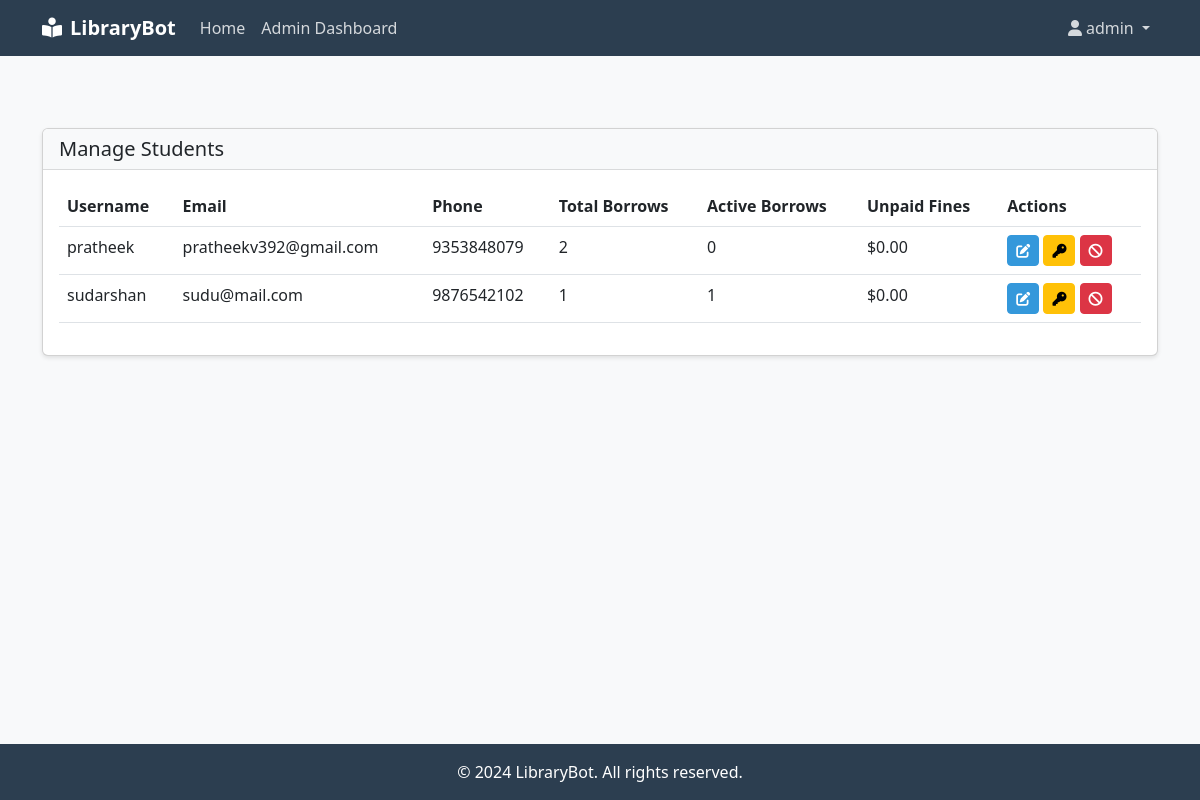
The app's page /admin/manage_students (signed in) with its own data.
### tables this page shows
CREATE TABLE users (
        id INTEGER PRIMARY KEY AUTOINCREMENT,
        username TEXT UNIQUE NOT NULL,
        password TEXT NOT NULL,
        email TEXT UNIQUE,
        phone TEXT,
        address TEXT,
        profile_pic TEXT,
        role TEXT NOT NULL,
        created_at TIMESTAMP DEFAULT CURRENT_TIMESTAMP
    );

### server.py (the view, shortened to what this page needs)
@app.route('/admin/manage_students', methods=['GET', 'POST'])
def manage_students():
    if not session.get('logged_in') or session.get('role') != 'admin':
        flash('Please login as admin to manage students.', 'warning')
        return redirect(url_for('admin_login'))
    conn = get_db_connection()
    students = conn.execute('''
        SELECT u.*,
               COUNT(DISTINCT bl.id) as total_borrows,
               COUNT(DISTINCT CASE WHEN bl.returned = 0 THEN bl.id END) as active_borrows,
               SUM(CASE WHEN f.paid = 0 THEN f.amount ELSE 0 END) as unpaid_fines
        FROM users u
        LEFT JOIN borrow_log bl ON u.id = bl.user_id
        LEFT JOIN fines f ON u.id = f.user_id
        WHERE u.role = 'student'
        GROUP BY u.id
        ORDER BY u.username
    ''').fetchall()
    conn.close()
    return render_template('manage_students.html', students=students)

### server.py (called while the page is built)
def get_db_connection():
    conn = sqlite3.connect('books.db')
    conn.row_factory = sqlite3.Row
    return conn

### templates/manage_students.html (shortened to what this page needs)
{% extends "base.html" %}
{% block content %}
<div class="container mt-5">
    <div class="card">
        <div class="card-header">
            <h5 class="mb-0">Manage Students</h5>
        </div>
        <div class="card-body">
            {% if students %}
            <div class="table-responsive">
                <table class="table table-hover">
                    <thead>
                        <tr>
                            <th>Username</th>
                            <th>Email</th>
                            <th>Phone</th>
                            <th>Total Borrows</th>
                            <th>Active Borrows</th>
                            <th>Unpaid Fines</th>
                            <th>Actions</th>
                        </tr>
                    </thead>
                    <tbody>
                        {% for student in students %}
                        <tr>
                            <td>{{ student.username }}</td>
                            <td>{{ student.email }}</td>
                            <td>{{ student.phone }}</td>
                            <td>{{ student.total_borrows }}</td>
                            <td>{{ student.active_borrows }}</td>
                            <td>${{ "%.2f"|format(student.unpaid_fines or 0) }}</td>
                            <td>
                                <button type="button" class="btn btn-sm btn-primary"
                                        data-bs-toggle="modal"
                                        data-bs-target="#editModal{{ student.id }}">
                                    <i class="fas fa-edit"></i>
                                </button>
                                <button type="button" class="btn btn-sm btn-warning"
                                        data-bs-toggle="modal"
                                        data-bs-target="#resetPasswordModal{{ student.id }}">
                                    <i class="fas fa-key"></i>
                                </button>
                                <button type="button" class="btn btn-sm btn-danger"
                                        data-bs-toggle="modal"
                                        data-bs-target="#disableModal{{ student.id }}">
                                    <i class="fas fa-ban"></i>
                                </button>
                            </td>
                        </tr>
                        {% endfor %}
                    </tbody>
                </table>
            </div>
            {% else %}
            <p class="text-muted mb-0">No students found.</p>
            {% endif %}
        </div>
    </div>
</div>
{% endblock %}

### templates/base.html (style rules this page uses)
body { min-height: 100vh; display: flex; flex-direction: column; background-color: #f8f9fa; }
.card { box-shadow: 0 2px 4px rgba(0, 0, 0, 0.1); }
.card-header { background-color: #f8f9fa; border-bottom: 1px solid rgba(0, 0, 0, 0.125); }
.btn-primary { background-color: #3498db; border-color: #3498db; }

### records on screen
users: username "pratheek", email "pratheekv392@gmail.com", phone "9353848079", total_borrows "2", active_borrows "0", unpaid_fines "0.00"
users: username "sudarshan", email "sudu@mail.com", phone "9876542102", total_borrows "1", active_borrows "1", unpaid_fines "0.00"

### other values on screen
{{ session.get('username') }} "admin"
